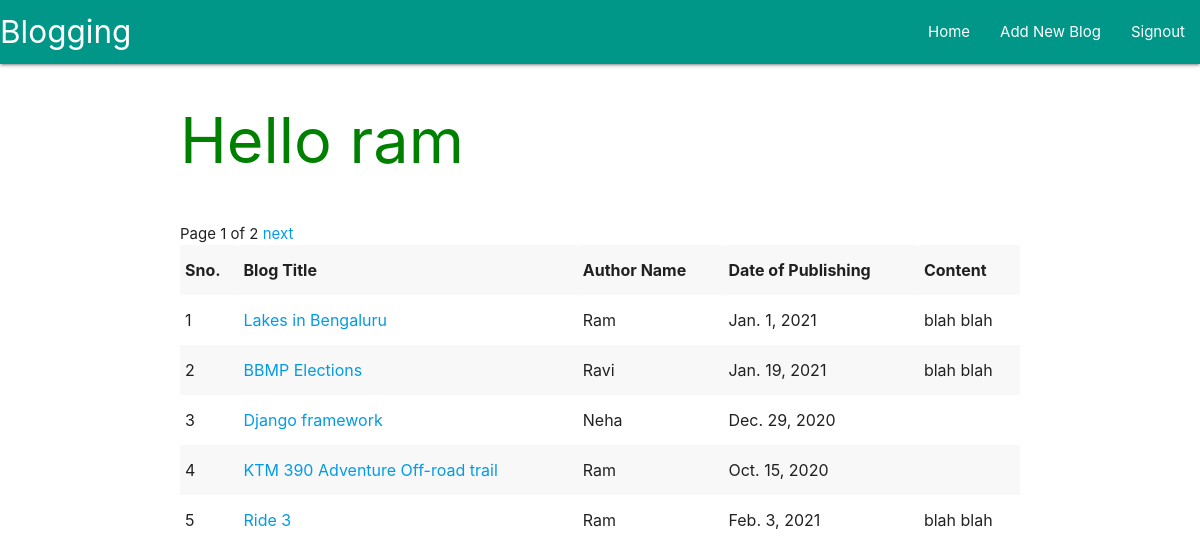
The app's page / (signed in) with its own data.
### myapp/models.py (models this page shows, shortened)
class Blog(models.Model):
	banner = models.ImageField(upload_to='banners', default='default.png')
	title = models.CharField(max_length=60, unique=True)
	author = models.CharField(max_length=60)
	dop = models.DateField(verbose_name="Date of Publication")
	content = models.TextField(blank=True)

### myapp/views.py (the view)
# urls.py: path('', views.index),
@login_required
def index(request):
	q = Blog.objects.all()
	p = Paginator(q, 5) # 10 record per page
	try:
		page_number = request.GET.get('page')
		page_object = p.page(page_number)
	except:
		page_object = p.page(1)
	return render(request, 'index.html', {'page_object':page_object}) # context

### myapp/templates/index.html (shortened to what this page needs)
{% extends 'base.html' %}
{% load static %}
{% block content %}
		<h1>Hello {{request.user}}</h1>
		<table class="striped">
			<tr>
				<th>Sno.</th>
				<th>Blog Title</th>
				<th>Author Name</th>
				<th>Date of Publishing</th>
				<th>Content</th>
			</tr>
			{% for i in page_object %}
			<tr>
				<td>{{i.id}}</td>
				<td><a href="/blogs/{{i.title}}">{{i.title}}</a></td>
				<td>{{i.author}}</td>
				<td>{{i.dop}}</td>
				<td>{{i.content}}</td>
			</tr>
			{% endfor %}
<br>
{% if page_object.has_next %}
<a href="?page={{page_object.next_page_number}}">next</a>
{% endif %}
<br>
{% endblock %}

### myapp/templates/base.html (shortened to what this page needs)
{% load static %}
<html>
	<head>
		<link rel="stylesheet" href="{% static 'css/style.css' %}" />
		<link rel="stylesheet" href="https://cdnjs.cloudflare.com/ajax/libs/materialize/1.0.0/css/materialize.min.css">
	</head>
	<body>
	<nav class="teal">
	    <div class="nav-wrapper">
	      <a href="/" class="brand-logo">Blogging</a>
	      <ul id="nav-mobile" class="right hide-on-med-and-down">
	        <li><a href="/">Home</a></li>
	        <li><a href="/addblog/">Add New Blog</a></li>
	        {% if not user.is_authenticated %}
	        	<li><a href="/signin/">Signin</a></li>
	        {% else %}
	        <li><a href="/signout/">Signout</a></li>
	        {% endif %}
	      </ul>
	    </div>
  	</nav>
  		<div class="container">
 		{% block content %}
 		{% endblock %}
 		</div>
	</body>
</html>

### myapp/static/css/style.css (style rules this page uses)
h1 { color:green; }

### records on screen
Blog: id "1", title "Lakes in Bengaluru", author "Ram", dop "Jan. 1, 2021", content "blah blah"
Blog: id "2", title "BBMP Elections", author "Ravi", dop "Jan. 19, 2021", content "blah blah"
Blog: id "3", title "Django framework", author "Neha", dop "Dec. 29, 2020"
Blog: id "4", title "KTM 390 Adventure Off-road trail", author "Ram", dop "Oct. 15, 2020"
Blog: id "5", title "Ride 3", author "Ram", dop "Feb. 3, 2021", content "blah blah"

### other values on screen
{{ request.user }} "ram"
